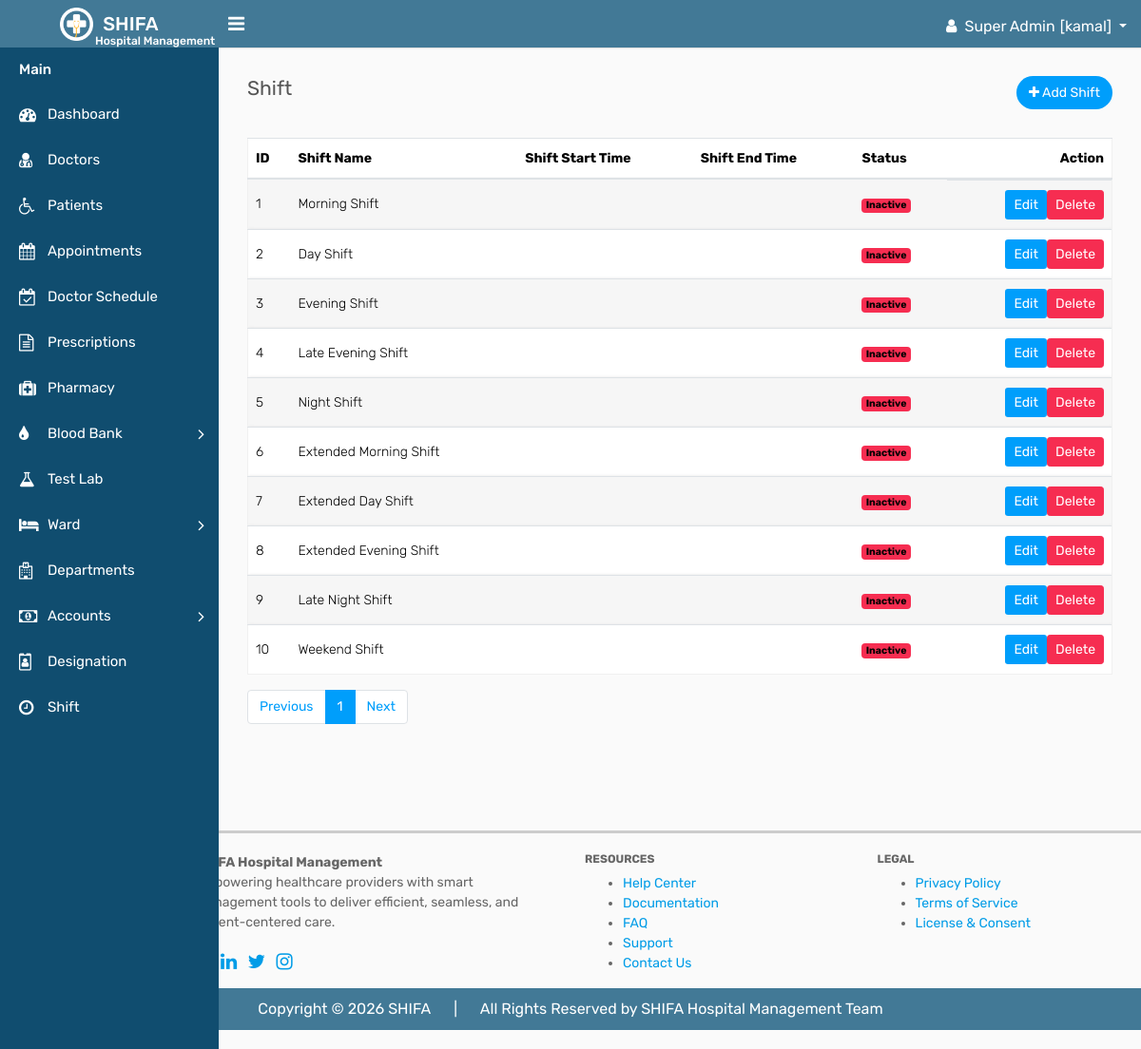
/shift/shift.php (signed in), run on the app's committed database.
### tables this page shows
CREATE TABLE `shift` (
  `id` int(11) NOT NULL,
  `shift_name` varchar(100) DEFAULT NULL,
  `shift_start` time DEFAULT NULL,
  `shift_end` time DEFAULT NULL,
  `status` int(2) DEFAULT NULL COMMENT '0=inactive,1=active',
  `created_at` timestamp NULL DEFAULT NULL,
  `updated_at` timestamp NULL DEFAULT NULL,
  `deleted_at` datetime DEFAULT NULL
);

### crud/crud_class.php (called while the page is built, shortened)
<?php
class crud_class{
    private $host = "localhost";
    private $username = "root";
    private $password = "";
    private $database = "shifa";
    public $conn;
    public function __construct(){
        $this->conn = new mysqli($this->host, $this->username, $this->password, $this->database);
    }
    public function common_select($table, $columns = "*", $where = [],$where_condition = "AND", $order_by = "",
        $sort_order = "ASC",$limit = "",$offset = ""){
        $result=[
            "status"=>false,
            "data"=>[],
            "message"=>""
        ];
        $sql = "SELECT $columns FROM $table";
        if(!empty($where)){
            $where_clauses = [];
            foreach($where as $column => $value){
                $where_clauses[] = "$table" . "." . "$column = '" . $this->conn->real_escape_string($value) . "'";
            }
            $sql .= " WHERE " . implode(" $where_condition ", $where_clauses);
            $sql .= " AND deleted_at IS NULL";
        }else{
            $sql .= " WHERE deleted_at IS NULL";
        }
        if(!empty($order_by)){
            $sql .= " ORDER BY $order_by $sort_order";
        }
        if(!empty($limit)){
            $sql .= " LIMIT $limit";
        }
        $rs = $this->conn->query($sql);
        if($rs->num_rows > 0){
            $result["status"] = true;
            $result["message"] = "Records found";
            while($row = $rs->fetch_object()){
                $result["data"][] = $row;
            }
            return $result;
        } else {
            $result["message"] = "No records found";
            return $result;
        }
    }
    public function number_of_records($table){
        $sql = "SELECT COUNT(*) as total FROM $table";
        $rs = $this->conn->query($sql);
        if($rs->num_rows > 0){
            $row = $rs->fetch_object();
            return $row->total;
        } else {
            return 0;
        }
    }
}

### component/connection.php (called while the page is built, shortened)
<?php
    $base_url = "http://localhost/shifa/";
    require_once  ($_SERVER['DOCUMENT_ROOT'] . "/shifa/crud/crud_class.php");
    $crud = new crud_class();
?>

### shift/shift.php (the view, shortened to what this page needs)
<?php require_once "../component/header.php"; ?>
<?php require_once "../component/sidebar.php"; ?>
        <div class="page-wrapper">
            <div class="content">
                <div class="row">
                    <div class="col-sm-5 col-5">
                        <h4 class="page-title">Shift</h4>
                    </div>
                    <div class="col-sm-7 col-7 text-right m-b-30">
                        <a href="add_shift.php" class="btn btn-primary btn-rounded"><i class="fa fa-plus"></i> Add Shift</a>
                    </div>
                </div>
                <div class="row">
                    <div class="col-md-12">
                        <div class="table-responsive">
                            <table class="table table-striped custom-table mb-0 datatable">
                                <thead>
                                    <tr>
                                        <th>ID</th>
                                        <th>Shift Name</th>
                                        <th>Shift Start Time</th>
                                        <th>Shift End Time</th>
                                        <th>Status</th>
                                        <th class="text-right">Action</th>
                                    </tr>
                                </thead>
                                <tbody>
                                    <tr>
                                        <?php
                                        if(isset($_GET['page']) && is_numeric($_GET['page'])){
                                            $page = (int)$_GET['page'];
                                        } else {
                                            $page = 1;
                                        }
                                        $shift = $crud->common_select("shift",'*',[],'AND','id','ASC',10,($page-1)*10);
                                        if($shift['status']){
                                        foreach ($shift['data'] as $shift) { ?>
                                        <td><?= $shift->id ?></td>
                                        <td><?= $shift->shift_name ?></td>
                                        <td><?= $shift->shift_start_time ?></td>
                                        <td><?= $shift->shift_end_time ?></td>
                                        <td>
                                            <?php if ($shift->status == '1') { ?>
                                            <span class="badge bg-success">Active</span>
                                            <?php } else { ?>
                                            <span class="badge bg-danger">Inactive</span>
                                            <?php } ?>
                                        </td>
                                        <td class="d-flex justify-content-end">
                                            <a href="<?= $base_url ?>shift/edit_shift.php?id=<?= $shift->id ?>" class="btn btn-sm btn-primary mb-2 mb-lg-0 me-0 me-lg-2">Edit</a>
                                            <a onclick="return confirm('Are you sure you want to delete this shift?');" href="<?= $base_url ?>shift/delete_shift.php?id=<?= $shift->id ?>" class="btn btn-sm btn-danger">Delete</a>
                                        </td>
                                    </tr>
                                            <?php } } ?>
                                </tbody>
                            </table>
                        </div>
                        <div class="pb-3 ps-3 mt-3 d-flex justify-content-center justify-content-md-between justify-content-lg-between flex-wrap flex-md-nowrap">
                <nav aria-label="Page navigation" class="mb-3 mb-md-0 mb-lg-0">
                  <?php
                      $total_records = $crud->number_of_records("shift");
                      $records_per_page = 10;
                      $total_pages = ceil($total_records / $records_per_page);
                  ?>
                  <ul class="pagination">
                    <li class="page-item">
                      <a class="page-link" href="#" aria-label="Previous">Previous</a>
                    </li>
                    <?php for ($i = 1; $i <= $total_pages; $i++) { ?>
                      <li class="page-item <?= ($i == $page) ? 'active' : '' ?>"><a class="page-link" href="<?= $base_url ?>shift/shift.php?page=<?= $i ?>"><?= $i ?></a></li>
                    <?php } ?>
                    <li class="page-item">
                      <a class="page-link" href="#" aria-label="Next">Next</a>
                    </li>
                  </ul>
              </nav>
            </div>
        </div>
    </div>
</div>
        </div>
    </div>
<?php require_once "../component/footer.php"; ?>

### data on the page
shift: id "1", shift_name "Morning Shift", status "Inactive"
shift: id "2", shift_name "Day Shift", status "Inactive"
shift: id "3", shift_name "Evening Shift", status "Inactive"
shift: id "4", shift_name "Late Evening Shift", status "Inactive"
shift: id "5", shift_name "Night Shift", status "Inactive"
shift: id "6", shift_name "Extended Morning Shift", status "Inactive"
shift: id "7", shift_name "Extended Day Shift", status "Inactive"
shift: id "8", shift_name "Extended Evening Shift", status "Inactive"
shift: id "9", shift_name "Late Night Shift", status "Inactive"
shift: id "10", shift_name "Weekend Shift", status "Inactive"

### other printed values
$_SESSION['user_role'] "Super Admin"
$_SESSION['user_name'] "kamal"
